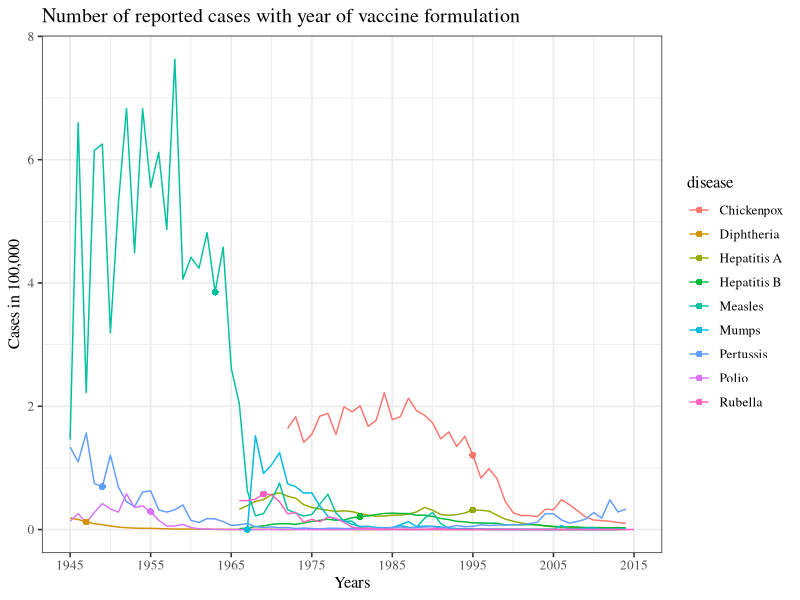
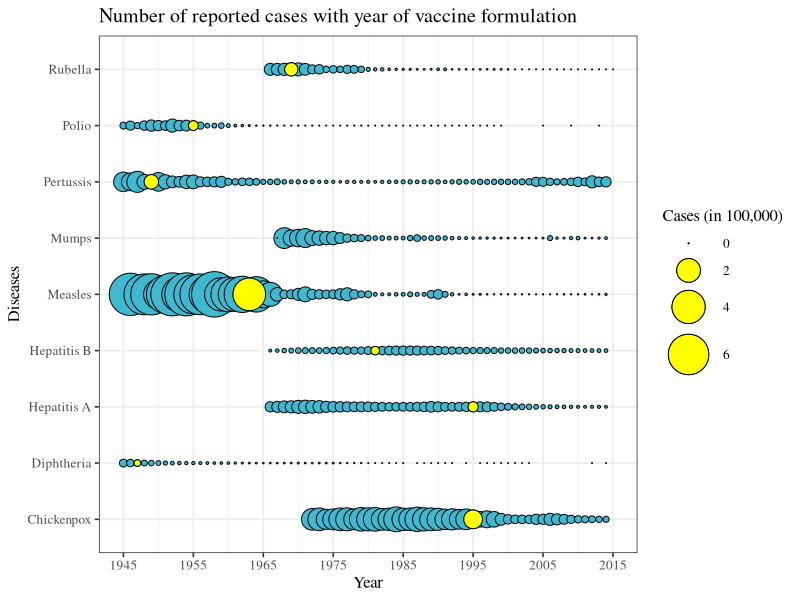

Write the R code that produced these figures, in order.
library(tidyverse)
library(ggplot2)



#Import Data
df <- read.csv("vaccine.csv")

###QUESTION 
#Write a short statement (a few sentences) that explains what question you think the 
#graphic is trying to answer, or what pattern it's trying to display

#I believe the visualization is trying to illustrate that the introduction of vaccines has
#drastically decreased the number of cases of several infectious diseases. It is visualizing 
#the number of cases in a form a circle. Everyone can see the circles shrinking as the years 
#advance along with when the licensing of the vaccine was established with a yellow circle. The plot is also interactive allowing users to hover over the circles detailing more information. 


length(unique(df$disease)) #9 diseases 


#Extract vaccination licensing information
#Create new data frame
index <- which(df$vaccine != FALSE)
vac1 <- df$vaccine[index]
year1 <- df$year[index]
disease1 <-df$disease[index]
count1 <- df$cases[index]
df2 <- data.frame(disease1,year1,count1,vac1)
df2<- df2[-c(4,9,12),] #remove repeats
df2 <- df2[,c(1:3)]


#First plot 
plot1 <- ggplot(df, aes(x=year,y=cases/1e5,color=disease)) + 
  geom_line(size=0.5) + 
  geom_point(df2,mapping = aes(x=year1,y=count1/1e5,color=disease1), size=2, shape=16) +
  ylab("Cases in 100,000") + 
  xlab("Years") + 
  ggtitle("Number of reported cases with year of vaccine formulation") +
  scale_x_continuous(breaks=seq(1945,2015,by=10)) +
  theme_bw(base_size = 12, base_family = "Times")

plot1

#Another figure 
plot2<- ggplot(df, aes(x = year, y = disease, size = cases/1e5)) + 
  geom_point(shape = 21, colour = "black", fill = "#40b8d0") + 
  scale_x_continuous(breaks = seq(1945, 2015, by  = 10)) +
  ylab("Diseases") + 
  xlab("Year") + 
  ggtitle("Number of reported cases with year of vaccine formulation")+
  labs(size = "Cases (in 100,000)") + 
  scale_size_area(max_size = 15) + 
  geom_point(data=df2,aes(x=year1, y=disease1, size=count1/1e5), shape = 21, colour = "black", fill = "yellow")+
  theme_bw(base_size = 12, base_family = "Times")

plot2

### QUESTION
#Explain (in a few sentences) why your graph or graphs answer the question better than the 
#original graph

#My first graph is much better than the second graph or the original graph. 
#Though the second and original graph is create and interactive, it is 
#the information is not very clear or insightful compared to my first graph.
#The size of the circles is incorrectly proportioned and difficult to interpret 
#because the overlapping makes it difficult to differentiate each year. 
#In comparison, the first graph allows us to observe and understand which diseases were 
#more prevalent in the US during specific time periods whereas the circles are a little 
#less obvious. Additionally, the overall dynamics of each disease is easier to interpret 
#compared to the circles. For example, the rise and fall of measles is clearer in 
#the first graph. 


